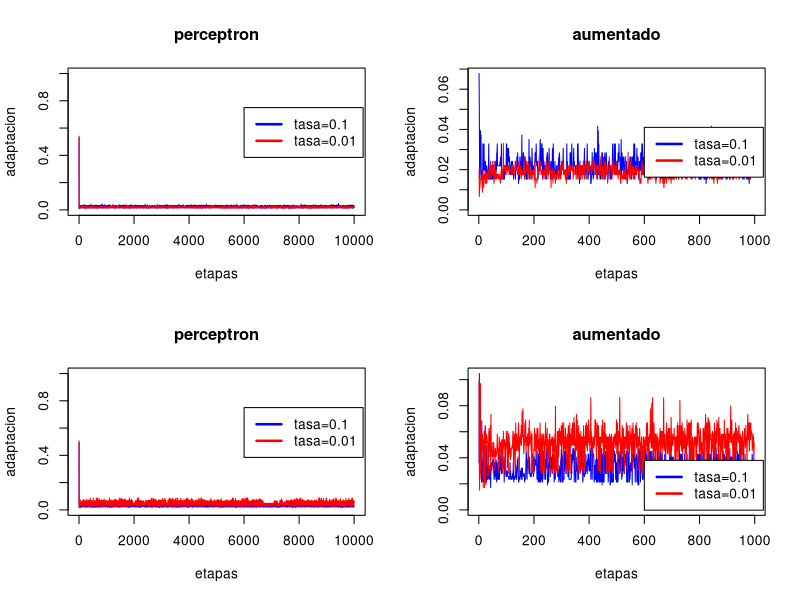

The R script that drew this image:
png("doc/graficas/P1_perc_tasa.png", width = 720, height = 720)

par(mfrow =c(2,2))
t<-read.table("adaptacionp.data")
t1<-read.table("adaptacionp1.data")
ta<-read.table("adaptacionpa.data")
ta1<-read.table("adaptacionpa1.data")

plot(t[,1], type="l", col="blue", ylim=c(0,1), ylab="adaptacion", xlab="etapas", main="perceptron")
lines(t1[,1], col="red")
legend(x= 6000 , y= 0.75,lty=c(1,1),lwd=c(2.5,2.5),col=c("blue","red"), legend=c("tasa=0.1", "tasa=0.01"))


plot(t[,1][2:999], type="l", col="blue", ylim=c(0,max(t[,1][2:999])), ylab="adaptacion", xlab="etapas", main="aumentado")
lines(t1[,1][2:999], col="red")

legend(x= 600 , y=0.75*(max(t[,1][2:999])-min(t[,1][2:999])) ,lty=c(1,1),lwd=c(2.5,2.5),col=c("blue","red"), legend=c("tasa=0.1", "tasa=0.01"))



plot(ta[,1], type="l", col="blue", ylim=c(0,1), ylab="adaptacion", xlab="etapas", main="perceptron")
lines(ta1[,1], col="red")
legend(x= 6000 , y= 0.75,lty=c(1,1),lwd=c(2.5,2.5),col=c("blue","red"), legend=c("tasa=0.1", "tasa=0.01"))


plot(ta[,1][2:999], type="l", col="blue", ylim=c(0,max(ta[,1][2:999])), ylab="adaptacion", xlab="etapas", main="aumentado")
lines(ta1[,1][2:999], col="red")

legend(x= 600 , y=0.75*(max(t[,1][2:999])-min(ta[,1][2:999])) ,lty=c(1,1),lwd=c(2.5,2.5),col=c("blue","red"), legend=c("tasa=0.1", "tasa=0.01"))




rect(1, 5, 3, 7, col = "white")
dev.off()
